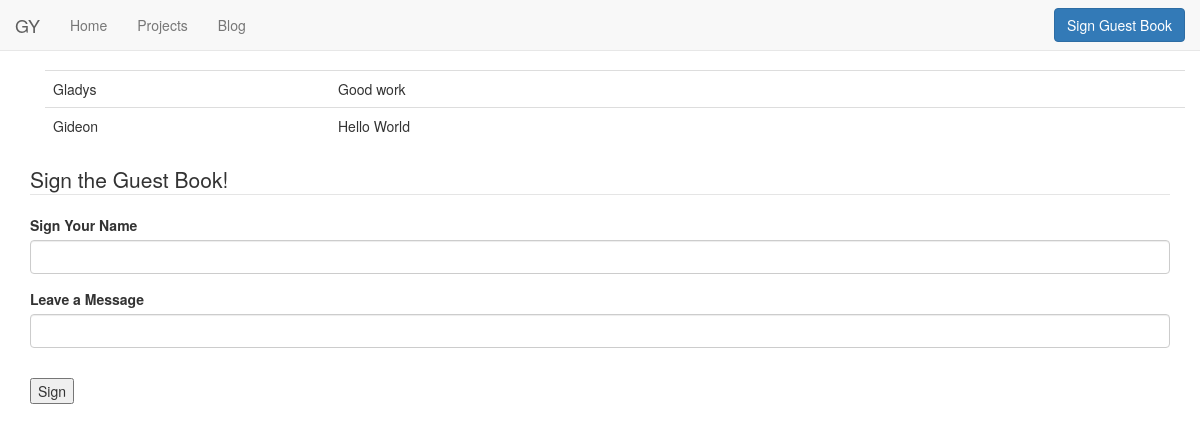
Page /guestbook on the earlier database version.
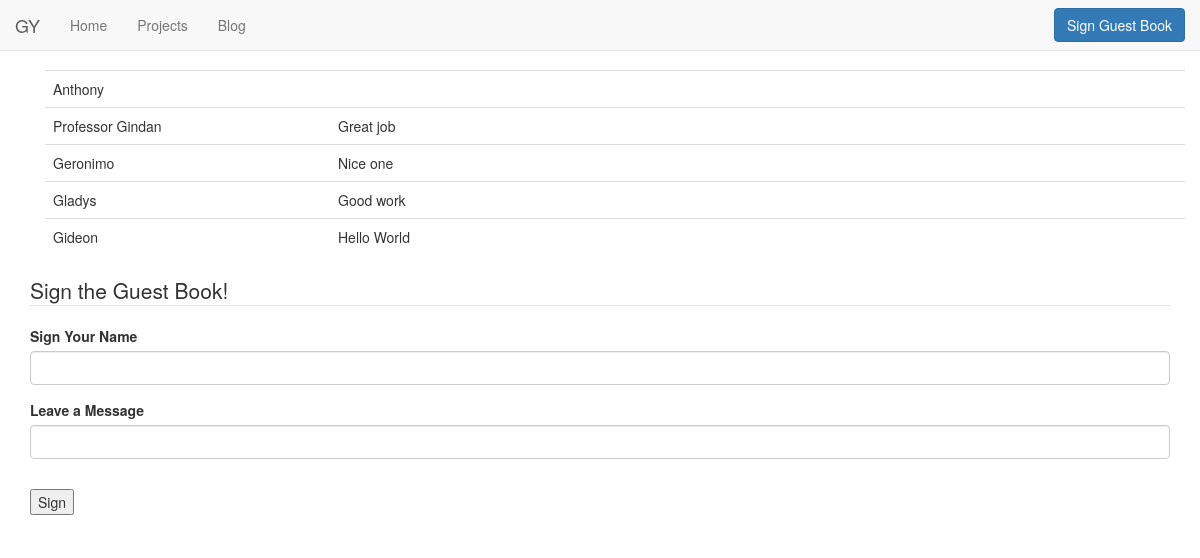
Same page on the later database version.
### mysite/models.py (models this page shows, shortened)
class Guest(db.Model):
	name = db.Column(db.String, nullable=False, primary_key=True)
	message = db.Column(db.Text, nullable=True)
	date_signed = db.Column(db.DateTime, nullable=False, default=datetime.utcnow)

### mysite/routes.py (the view)
@app.route('/guestbook', methods=['GET', 'POST'])
def guestbook():
	form = GuestForm()
	if form.validate_on_submit():
		guest = Guest(name=form.guest.data, message=form.message.data)
		db.session.add(guest)
		db.session.commit()
		return redirect(url_for('guestbook'))
	guests = Guest.query.all()
	return render_template('guestbook.html', title='GY Guest Book', guests=guests, form=form)

### mysite/forms.py
class GuestForm(FlaskForm):
	guest = StringField('Sign Your Name', validators=[DataRequired(), Length(min=1, max=30)])
	message = StringField('Leave a Message', validators=[Length(max=120)])
	submit = SubmitField('Sign')

### mysite/templates/guestbook.html (shortened to what this page needs)
{% extends "layout.html" %}
{% block content %}
	<div class="container">
		<table class="table">
			<colgroup>
				<col style="width:25%"/>
				<col style="width:75%"/>
			</colgroup>
			{% for guest in guests[::-1] %}
				<tr>
					<td>{{ guest.name }}</td>
					<td>{{ guest.message }}</td>
				</tr>
			{% endfor %}
		</table>
	</div>
	<form method="POST" action="">
		<fieldset class="form-group">
			<legend class="border-bottom mb-4">Sign the Guest Book!</legend>
			<div class="form-group">
				{{ form.guest.label(class="form-control-label") }}
				{{ form.guest(class="form-control") }}
			</div>
			<div class="form-group">
				{{ form.message.label(class="form-control-label") }}
				{{ form.message(class="form-control form-control-lg") }}
			</div>
		</fieldset>
		<div class="form-group">
			{{ form.submit }}
		</div>
	</form>
{% endblock content %}

### mysite/templates/layout.html (shortened to what this page needs)
<!DOCTYPE html>
<html>
<head>
	<link rel="stylesheet" href="https://stackpath.bootstrapcdn.com/bootstrap/3.4.1/css/bootstrap.min.css">
	<link rel="stylesheet" type="text/css" href="{{ url_for('static', filename='main.css') }}">
</head>
<body>
	<div class="container-fluid">
		<nav class="navbar navbar-default navbar-fixed-top">
			<div class="container-fluid">
				<div class="navbar-header">
					<a class="navbar-brand" href="{{ url_for('home') }}">GY</a>
				</div>
				<div class="collapse navbar-collapse" id="example-navbar-collapse">
					<ul class="nav navbar-nav">
				      <li><a href="{{ url_for('home') }}">Home</a></li>
				      <li><a href="{{ url_for('projects') }}">Projects</a></li>
				      <li><a href="{{ url_for('blog') }}">Blog</a></li>
				    </ul>
				    <div class="container-fluid">
				    	<a href="{{ url_for('guestbook') }}" class="btn btn-primary navbar-btn navbar-right" role="button">Sign Guest Book</a>
					</div>
				</div>
			</div>
		</nav>
	</div>
	<div class="container">
		{% block content %}{% endblock %}
	</div>
</body>
</html>

### mysite/static/main.css (style rules this page uses)
body { padding-top: 70px; }

Differences in the rows shown:
added Guest: name "Anthony"
added Guest: name "Professor Gindan", message "Great job"
added Guest: name "Geronimo", message "Nice one"
